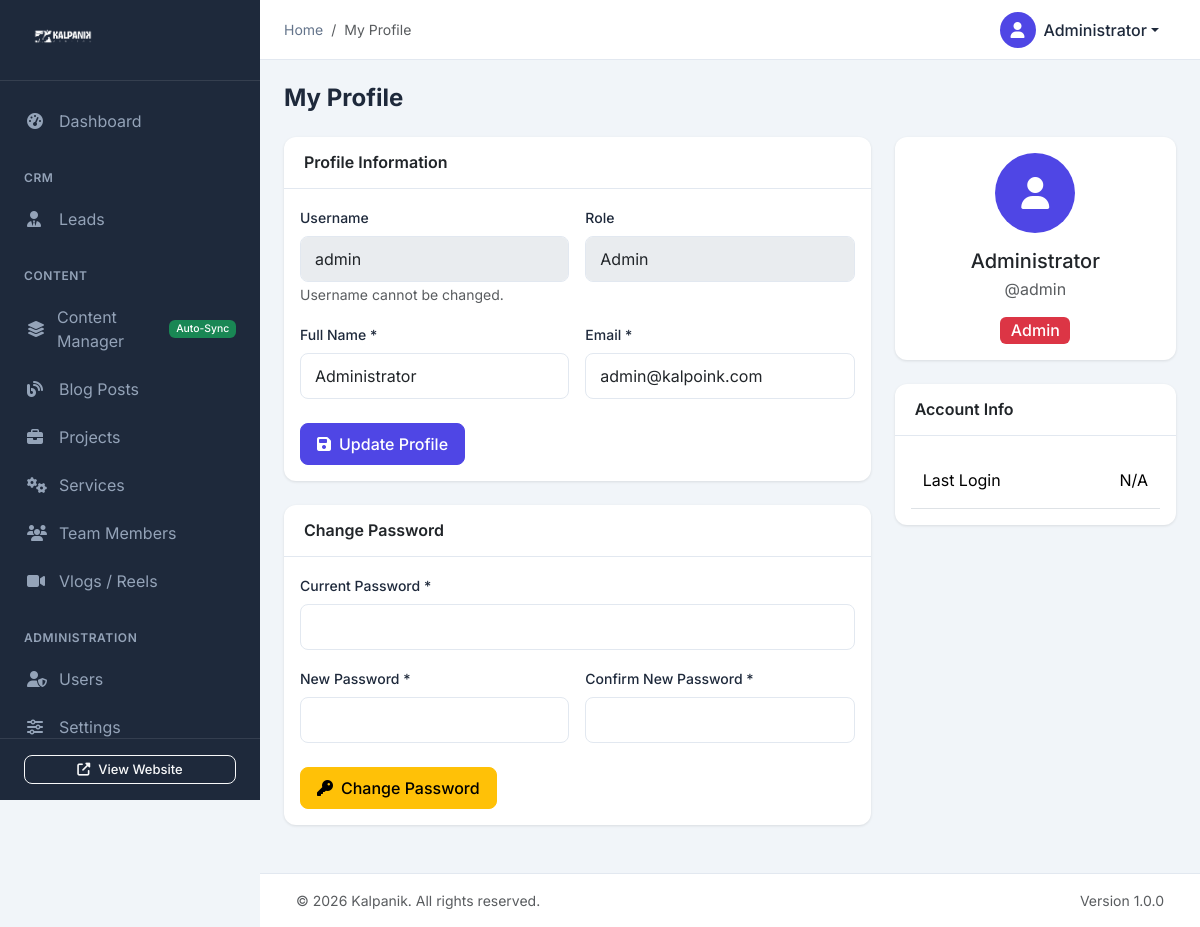
Screenshot of /admin/profile.php (signed in) with the database file from the repository.
### tables this page shows
CREATE TABLE IF NOT EXISTS users (
    id INT AUTO_INCREMENT PRIMARY KEY,
    username VARCHAR(50) NOT NULL UNIQUE,
    email VARCHAR(100) NOT NULL UNIQUE,
    password VARCHAR(255) NOT NULL,
    full_name VARCHAR(100) NOT NULL,
    role ENUM('admin', 'editor', 'viewer') DEFAULT 'editor',
    avatar VARCHAR(255) DEFAULT NULL,
    is_active TINYINT(1) DEFAULT 1,
    last_login DATETIME DEFAULT NULL,
    created_at TIMESTAMP DEFAULT CURRENT_TIMESTAMP,
    updated_at TIMESTAMP DEFAULT CURRENT_TIMESTAMP ON UPDATE CURRENT_TIMESTAMP
);

### admin/config/auth.php (called while the page is built, shortened)
<?php
function isLoggedIn() {
    return isset($_SESSION['admin_user_id']) && !empty($_SESSION['admin_user_id']);
}
function getCurrentUser() {
    $db = getDB();
    $stmt = $db->prepare("SELECT id, username, email, full_name, role, avatar, last_login FROM users WHERE id = ? AND is_active = 1");
    $stmt->execute([$_SESSION['admin_user_id']]);
    return $stmt->fetch();
}
function hasRole($role) {
    $roles = ['admin' => 3, 'editor' => 2, 'viewer' => 1];
    $userRole = $_SESSION['admin_role'] ?? 'viewer';
    return ($roles[$userRole] ?? 0) >= ($roles[$role] ?? 0);
}
function getBaseUrl() {
    if ($_SERVER['SERVER_NAME'] === 'localhost' || $_SERVER['SERVER_NAME'] === '127.0.0.1') {
        return '/kalpoink/';
    } else {
        return '/';
    }
}
function getAdminUrl($path = '') {
    $baseUrl = getBaseUrl() . 'admin/';
    return $baseUrl . ltrim($path, '/');
}
function getSiteUrl($path = '') {
    $baseUrl = getBaseUrl();
    return $baseUrl . ltrim($path, '/');
}
?>

### admin/profile.php (the view, shortened to what this page needs)
<?php
$page_title = 'My Profile';
require_once __DIR__ . '/includes/header.php';
$user = getCurrentUser();
?>
<div class="page-header">
    <h1 class="page-title">My Profile</h1>
</div>
<div class="row">
    <div class="col-lg-8">
        <div class="card">
            <div class="card-header">
                <h5 class="card-title">Profile Information</h5>
            </div>
            <div class="card-body">
                <form method="POST" action="profile.php">
                    <div class="row g-3">
                        <div class="col-md-6">
                            <label for="username" class="form-label">Username</label>
                            <input type="text" class="form-control" id="username"
                                   value="<?php echo htmlspecialchars($user['username']); ?>" disabled>
                            <small class="text-muted">Username cannot be changed.</small>
                        </div>
                        <div class="col-md-6">
                            <label for="role" class="form-label">Role</label>
                            <input type="text" class="form-control" id="role"
                                   value="<?php echo ucfirst($user['role']); ?>" disabled>
                        </div>
                        <div class="col-md-6">
                            <label for="full_name" class="form-label">Full Name *</label>
                            <input type="text" class="form-control" id="full_name" name="full_name" required
                                   value="<?php echo htmlspecialchars($user['full_name']); ?>">
                        </div>
                        <div class="col-md-6">
                            <label for="email" class="form-label">Email *</label>
                            <input type="email" class="form-control" id="email" name="email" required
                                   value="<?php echo htmlspecialchars($user['email']); ?>">
                        </div>
                    </div>
                    <div class="mt-4">
                        <button type="submit" name="update_profile" class="btn btn-primary">
                            <i class="fas fa-save me-2"></i>Update Profile
                        </button>
                    </div>
                </form>
            </div>
        </div>
        <div class="card">
            <div class="card-header">
                <h5 class="card-title">Change Password</h5>
            </div>
            <div class="card-body">
                <form method="POST" action="profile.php">
                    <div class="row g-3">
                        <div class="col-12">
                            <label for="current_password" class="form-label">Current Password *</label>
                            <input type="password" class="form-control" id="current_password" name="current_password" required>
                        </div>
                        <div class="col-md-6">
                            <label for="new_password" class="form-label">New Password *</label>
                            <input type="password" class="form-control" id="new_password" name="new_password" required minlength="6">
                        </div>
                        <div class="col-md-6">
                            <label for="confirm_password" class="form-label">Confirm New Password *</label>
                            <input type="password" class="form-control" id="confirm_password" name="confirm_password" required>
                        </div>
                    </div>
                    <div class="mt-4">
                        <button type="submit" name="change_password" class="btn btn-warning">
                            <i class="fas fa-key me-2"></i>Change Password
                        </button>
                    </div>
                </form>
            </div>
        </div>
    </div>
    <div class="col-lg-4">
        <div class="card">
            <div class="card-body text-center">
                <div class="user-avatar mx-auto mb-3" style="width: 80px; height: 80px; font-size: 2rem;">
                    <i class="fas fa-user"></i>
                </div>
                <h5 class="mb-1"><?php echo htmlspecialchars($user['full_name']); ?></h5>
                <p class="text-muted mb-3">@<?php echo htmlspecialchars($user['username']); ?></p>
                <span class="badge bg-<?php
                    echo match($user['role']) {
                        'admin' => 'danger',
                        'editor' => 'primary',
                        default => 'secondary'
                    };
                ?> fs-6">
                    <?php echo ucfirst($user['role']); ?>
                </span>
            </div>
        </div>
        <div class="card">
            <div class="card-header">
                <h5 class="card-title">Account Info</h5>
            </div>
            <div class="card-body">
                <table class="table table-sm mb-0">
                    <tr>
                        <td>Last Login</td>
                        <td class="text-end">
                            <?php echo $user['last_login'] ? date('M j, Y g:i A', strtotime($user['last_login'])) : 'N/A'; ?>
                        </td>
                    </tr>
                </table>
            </div>
        </div>
    </div>
</div>
<?php require_once __DIR__ . '/includes/footer.php'; ?>

### admin/includes/header.php (shortened to what this page needs)
<?php
require_once __DIR__ . '/../config/auth.php';
$currentUser = getCurrentUser();
$currentPage = basename($_SERVER['PHP_SELF'], '.php');
?>
<!DOCTYPE html>
<html lang="en">
<head>
    <link href="https://cdn.jsdelivr.net/npm/bootstrap@5.3.2/dist/css/bootstrap.min.css" rel="stylesheet">
    <link rel="stylesheet" href="https://cdnjs.cloudflare.com/ajax/libs/font-awesome/6.5.1/css/all.min.css">
    <link href="https://cdn.datatables.net/1.13.7/css/dataTables.bootstrap5.min.css" rel="stylesheet">
    <link rel="stylesheet" href="<?php echo getAdminUrl('assets/css/admin.css'); ?>">
</head>
<body>
    <div class="sidebar" id="sidebar">
        <div class="sidebar-header">
            <?php
            $sidebarLogoPath = 'assets/images/kalpaink-logo.png';
            ?>
            <a href="<?php echo getAdminUrl('index.php'); ?>" class="sidebar-brand">
                <img src="<?php echo getSiteUrl($sidebarLogoPath); ?>" alt="Kalpanik" style="max-height: 40px;">
            </a>
        </div>
        <nav class="sidebar-nav">
            <ul class="nav flex-column">
                <li class="nav-item">
                    <a class="nav-link <?php echo $currentPage == 'index' ? 'active' : ''; ?>" href="<?php echo getAdminUrl('index.php'); ?>">
                        <i class="fas fa-tachometer-alt"></i>
                        <span>Dashboard</span>
                    </a>
                </li>
                <li class="nav-header">CRM</li>
                <li class="nav-item">
                    <a class="nav-link <?php echo $currentPage == 'leads' ? 'active' : ''; ?>" href="<?php echo getAdminUrl('leads.php'); ?>">
                        <i class="fas fa-user-tie"></i>
                        <span>Leads</span>
                    </a>
                </li>
                <li class="nav-header">Content</li>
                <li class="nav-item">
                    <a class="nav-link <?php echo $currentPage == 'content' ? 'active' : ''; ?>" href="<?php echo getAdminUrl('content.php'); ?>">
                        <i class="fas fa-layer-group"></i>
                        <span>Content Manager</span>
                        <span class="badge bg-success ms-auto" style="font-size: 0.65rem;">Auto-Sync</span>
                    </a>
                </li>
                <li class="nav-item">
                    <a class="nav-link <?php echo $currentPage == 'blogs' ? 'active' : ''; ?>" href="<?php echo getAdminUrl('blogs.php'); ?>">
                        <i class="fas fa-blog"></i>
                        <span>Blog Posts</span>
                    </a>
                </li>
                <li class="nav-item">
                    <a class="nav-link <?php echo $currentPage == 'projects' ? 'active' : ''; ?>" href="<?php echo getAdminUrl('projects.php'); ?>">
                        <i class="fas fa-briefcase"></i>
                        <span>Projects</span>
                    </a>
                </li>
                <li class="nav-item">
                    <a class="nav-link <?php echo $currentPage == 'services' ? 'active' : ''; ?>" href="<?php echo getAdminUrl('services.php'); ?>">
                        <i class="fas fa-cogs"></i>
                        <span>Services</span>
                    </a>
                </li>
                <li class="nav-item">
                    <a class="nav-link <?php echo $currentPage == 'team' ? 'active' : ''; ?>" href="<?php echo getAdminUrl('team.php'); ?>">
                        <i class="fas fa-users"></i>
                        <span>Team Members</span>
                    </a>
                </li>
                <li class="nav-item">
                    <a class="nav-link <?php echo $currentPage == 'vlogs' ? 'active' : ''; ?>" href="<?php echo getAdminUrl('content/vlogs.php'); ?>">
                        <i class="fas fa-video"></i>
                        <span>Vlogs / Reels</span>
                    </a>
                </li>
                <?php if (hasRole('admin')): ?>
                <li class="nav-header">Administration</li>
                <li class="nav-item">
                    <a class="nav-link <?php echo $currentPage == 'users' ? 'active' : ''; ?>" href="<?php echo getAdminUrl('users.php'); ?>">
                        <i class="fas fa-user-shield"></i>
                        <span>Users</span>
                    </a>
                </li>
                <li class="nav-item">
                    <a class="nav-link <?php echo $currentPage == 'settings' ? 'active' : ''; ?>" href="<?php echo getAdminUrl('settings.php'); ?>">
                        <i class="fas fa-sliders-h"></i>
                        <span>Settings</span>
                    </a>
                </li>
                <?php endif; ?>
            </ul>
        </nav>
        <div class="sidebar-footer">
            <a href="<?php echo getSiteUrl(); ?>" target="_blank" class="btn btn-outline-light btn-sm w-100">
                <i class="fas fa-external-link-alt me-2"></i>View Website
            </a>
        </div>
    </div>
    <div class="main-content" id="mainContent">
        <nav class="topbar">
            <div class="topbar-left">
                <nav aria-label="breadcrumb">
                    <ol class="breadcrumb mb-0">
                        <li class="breadcrumb-item"><a href="<?php echo getAdminUrl('index.php'); ?>">Home</a></li>
                        <?php if (isset($page_title)): ?>
                        <li class="breadcrumb-item active"><?php echo $page_title; ?></li>
                        <?php endif; ?>
                    </ol>
                </nav>
            </div>
            <div class="topbar-right">
                <div class="dropdown">
                    <button class="btn btn-link dropdown-toggle user-dropdown" type="button" data-bs-toggle="dropdown">
                        <div class="user-avatar">
                            <?php if ($currentUser['avatar']): ?>
                                <img src="<?php echo $currentUser['avatar']; ?>" alt="Avatar">
                            <?php else: ?>
                                <i class="fas fa-user"></i>
                            <?php endif; ?>
                        </div>
                        <span class="d-none d-md-inline"><?php echo htmlspecialchars($currentUser['full_name']); ?></span>
                    </button>
                </div>
            </div>
        </nav>
        <div class="content-wrapper">

### rows the page displays
users: full_name "Administrator", username "admin", role "Admin", email "admin@kalpoink.com"

### other values shown
$page_title "My Profile"
